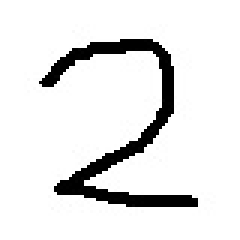
#> input picture ch5/mydigit.jpg, 80 x 80 px (shown 3 times larger)
$ jupyter execute chapter5-moji.ipynb
#> lines starting #> are read from the running program, lines starting #| are printed output that depends on the picture
[cell 1]
from sklearn import datasets

[cell 2]
X, y = datasets.load_digits(return_X_y=True)

[cell 3]
X

[cell 4]
y

[cell 5]
X.shape

[cell 6]
y.shape

[cell 7]
X0 = X[0]

[cell 8]
X0

[cell 9]
X0.shape

[cell 10]
X0_square = X0.reshape(8, 8)
X0_square

[cell 11]
from matplotlib import pyplot

[cell 12]
fig, ax = pyplot.subplots()
ax.imshow(X0_square, cmap='binary')
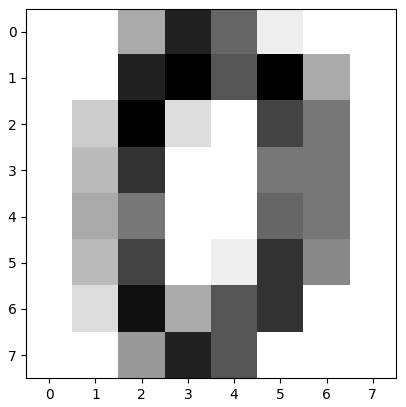
#> figure drawn by matplotlib, 1 panel

[cell 13]
fig, ax = pyplot.subplots()
X42 = X[42].reshape(8, 8)
ax.imshow(X42, cmap='binary')
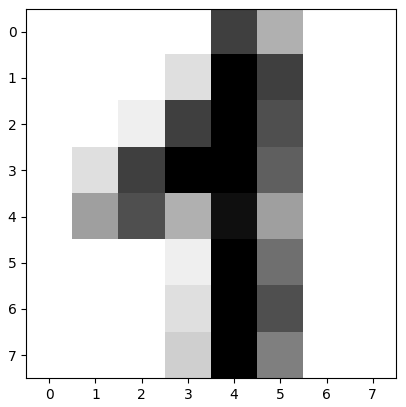
#> figure drawn by matplotlib, 1 panel

from sklearn.linear_model import LogisticRegression

[cell 14]
from sklearn.linear_model import LogisticRegression

[cell 15]
clf = LogisticRegression(random_state=0, solver='liblinear', multi_class='auto')

[cell 16]
clf.fit(X, y)

[cell 17]
from PIL import Image

[cell 18]
im = Image.open('mydigit.jpg')
#> im is the input picture: PIL image 80x80 RGB; min 0, max 255, mean 230.2
fig, ax = pyplot.subplots()
ax.imshow(im)

[cell 19]
from PIL import ImageEnhance

[cell 20]
im_enhanced = ImageEnhance.Brightness(im).enhance(2.0)
fig, ax = pyplot.subplots()
ax.imshow(im_enhanced)

[cell 21]
im_gray = im_enhanced.convert(mode='L')
fig, ax = pyplot.subplots()
ax.imshow(im_gray, cmap='gray')

[cell 22]
im_8x8 = im_gray.resize((8,8))
fig, ax = pyplot.subplots()
ax.imshow(im_8x8, cmap='gray')
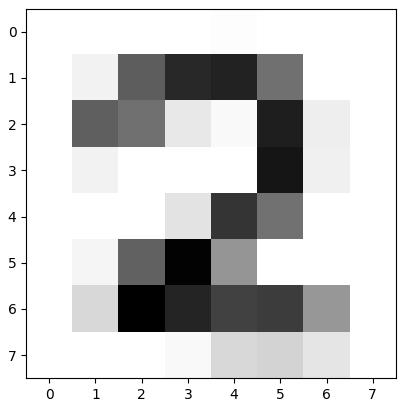
#> figure drawn by matplotlib, 1 panel

[cell 23]
from PIL import ImageOps

[cell 24]
im_inverted = ImageOps.invert(im_8x8)
fig, ax = pyplot.subplots()
ax.imshow(im_inverted, cmap='gray')
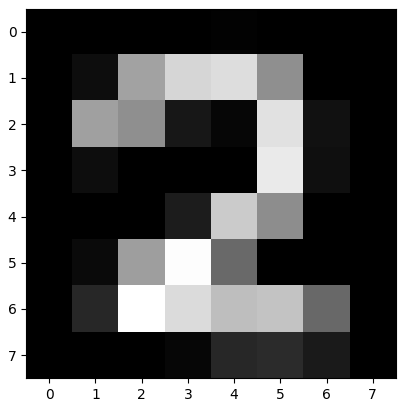
#> figure drawn by matplotlib, 1 panel

[cell 25]
import numpy

[cell 26]
X_im2d = numpy.asarray(im_inverted)

[cell 27]
X_im2d

[cell 28]
X_im1d = X_im2d.reshape(-1)
#> X_im1d = 64 values, max 118 at index 50, min 0 at index 0, mean 26.06
X_im1d
#> Out has the same summary as X_im1d

[cell 29]
X_multiplied = X_im1d * (16/255)
#> X_multiplied = 64 values, max 7.4 at index 50, min 0 at index 0, mean 1.64
X_multiplied
#> Out has the same summary as X_multiplied

[cell 30]
clf.predict([X_multiplied])[0]
#> Out = 2

[cell 31]
from sklearn.model_selection import train_test_split

[cell 32]
X_train, X_test, y_train, y_test = train_test_split(X, y, random_state=0)

[cell 33]
X_train.shape

[cell 34]
X_test.shape

[cell 35]
clf_acc = LogisticRegression(random_state=0, solver='liblinear', multi_class='auto')
clf_acc.fit(X_train, y_train)

[cell 36]
y_pred = clf_acc.predict(X_test)

[cell 37]
y_pred

[cell 38]
from sklearn.metrics import accuracy_score

[cell 39]
accuracy_score(y_test, y_pred)

[cell 40]
from sklearn.ensemble import RandomForestClassifier

[cell 41]
clf_rf = RandomForestClassifier(random_state=0, n_estimators=10)
clf_rf.fit(X_train, y_train)

[cell 42]
y_pred = clf_rf.predict(X_test)
accuracy_score(y_test, y_pred)

[cell 43]
import pickle

[cell 44]
with open('trained-model.pickle', 'wb') as f:
    pickle.dump(clf, f)

[cell 45]
with open('trained-model.pickle', 'rb') as f:
    clf = pickle.load(f)
clf

[cell 46]
im = Image.open('mydigit.jpg')
im_enhanced = ImageEnhance.Brightness(im).enhance(2)
im_gray = im_enhanced.convert(mode='L')
im_8x8 = im_gray.resize((8, 8))
im_inverted = ImageOps.invert(im_8x8)
X_im2d = numpy.asarray(im_inverted)
X_im1d = X_im2d.reshape(-1)
X_multiplied = X_im1d * (16/255)
X_multiplied
#> Out has the same summary as X_multiplied

[cell 47]
clf.predict([X_multiplied])[0]
#> Out = 2
